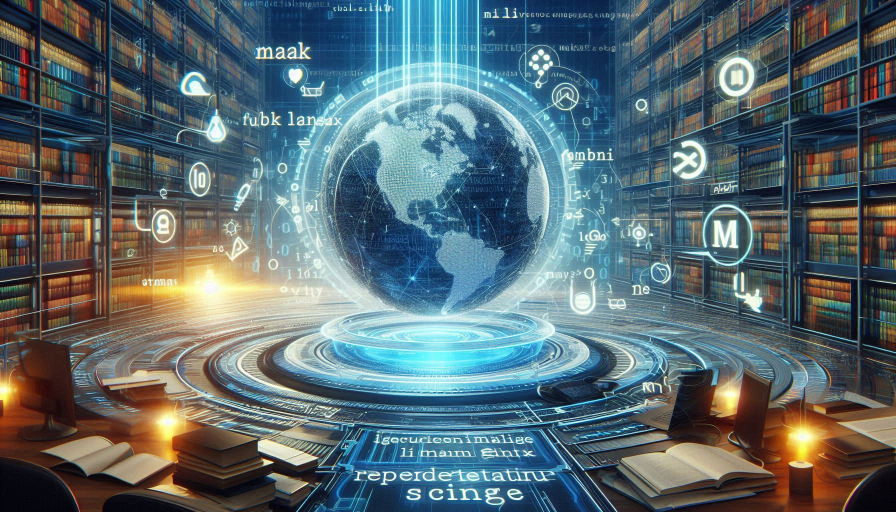
#> input picture Programación/005-Lectura y escritura de información/007-Interfaces gráficas/marcas.jpeg, 1792 x 1024 px (shown at 1/2 size)
$ python '028-texto en la pantalla.py'
#> lines starting #> are read from the running program, lines starting #| are printed output that depends on the picture
from PIL import Image, ImageDraw, ImageFont

imagencargada = Image.open('marcas.jpeg')
#> imagencargada is the input picture: PIL image 1792x1024 RGB; mean R, G, B 88.8, 106, 111.4

escalada = imagencargada.resize((1792,1024))

width, height = 1792, 1024

imagen = Image.new(
    'RGB',
    (width, height),
    color = (255, 0, 0)
    )
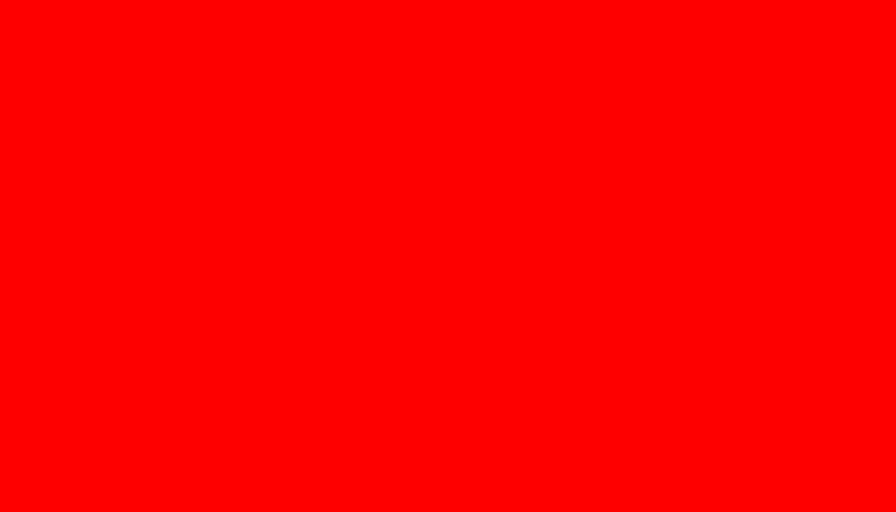
#> imagen: PIL image 1792x1024 RGB (shown at 1/2 size); mean R, G, B 255, 0, 0
imagen.paste(
    imagencargada,
    (0,0)
    )
dibujo = ImageDraw.Draw(imagen)

try:
    fuente = ImageFont.truetype("parrafo.ttf",80)

except IOError:
    fuente = ImageFont.load_default()

texto="Lenguaje de Marcas"
posiciontexto =(300,860)
colortexto = (255,255,255)

dibujo.text(posiciontexto, texto, fuente=fuente, fill=colortexto)

ruta = 'imagenes/imagen1.jpg'

imagen.save(ruta)
